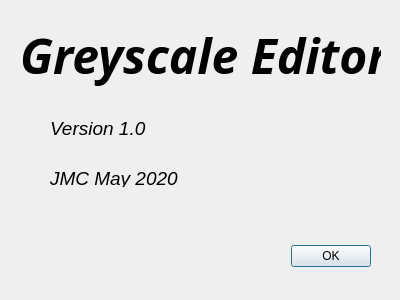
<?xml version="1.0" encoding="UTF-8"?>
<ui version="4.0">
 <class>aboutdlg</class>
 <widget class="QDialog" name="aboutdlg">
  <property name="geometry">
   <rect>
    <x>0</x>
    <y>0</y>
    <width>400</width>
    <height>300</height>
   </rect>
  </property>
  <property name="windowTitle">
   <string>About GsEditor</string>
  </property>
  <widget class="QDialogButtonBox" name="buttonBox">
   <property name="geometry">
    <rect>
     <x>250</x>
     <y>240</y>
     <width>121</width>
     <height>32</height>
    </rect>
   </property>
   <property name="orientation">
    <enum>Qt::Horizontal</enum>
   </property>
   <property name="standardButtons">
    <set>QDialogButtonBox::Ok</set>
   </property>
  </widget>
  <widget class="QLabel" name="label">
   <property name="geometry">
    <rect>
     <x>20</x>
     <y>10</y>
     <width>361</width>
     <height>91</height>
    </rect>
   </property>
   <property name="font">
    <font>
     <family>Bold Oblique</family>
     <pointsize>36</pointsize>
     <weight>75</weight>
     <italic>true</italic>
     <bold>true</bold>
    </font>
   </property>
   <property name="text">
    <string>Greyscale Editor</string>
   </property>
  </widget>
  <widget class="QLabel" name="label_2">
   <property name="geometry">
    <rect>
     <x>50</x>
     <y>120</y>
     <width>111</width>
     <height>17</height>
    </rect>
   </property>
   <property name="font">
    <font>
     <pointsize>14</pointsize>
     <italic>true</italic>
    </font>
   </property>
   <property name="text">
    <string>Version 1.0</string>
   </property>
  </widget>
  <widget class="QLabel" name="label_3">
   <property name="geometry">
    <rect>
     <x>50</x>
     <y>170</y>
     <width>151</width>
     <height>17</height>
    </rect>
   </property>
   <property name="font">
    <font>
     <pointsize>14</pointsize>
     <italic>true</italic>
    </font>
   </property>
   <property name="text">
    <string>JMC May 2020</string>
   </property>
  </widget>
 </widget>
 <resources/>
 <connections>
  <connection>
   <sender>buttonBox</sender>
   <signal>accepted()</signal>
   <receiver>aboutdlg</receiver>
   <slot>accept()</slot>
   <hints>
    <hint type="sourcelabel">
     <x>248</x>
     <y>254</y>
    </hint>
    <hint type="destinationlabel">
     <x>157</x>
     <y>274</y>
    </hint>
   </hints>
  </connection>
  <connection>
   <sender>buttonBox</sender>
   <signal>rejected()</signal>
   <receiver>aboutdlg</receiver>
   <slot>reject()</slot>
   <hints>
    <hint type="sourcelabel">
     <x>316</x>
     <y>260</y>
    </hint>
    <hint type="destinationlabel">
     <x>286</x>
     <y>274</y>
    </hint>
   </hints>
  </connection>
 </connections>
</ui>
